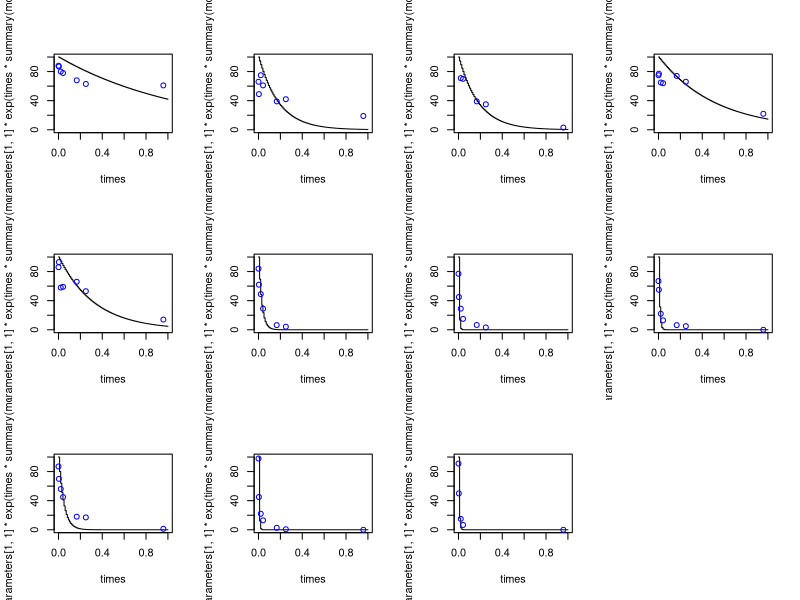
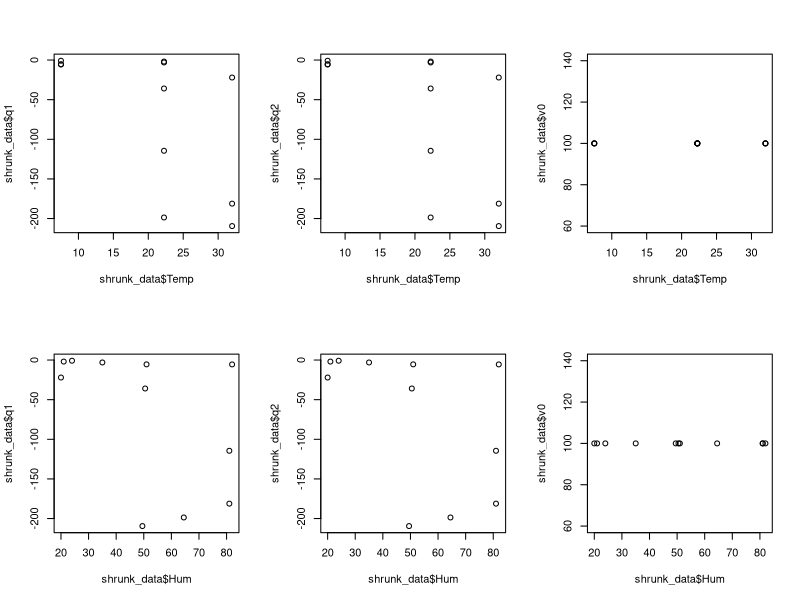
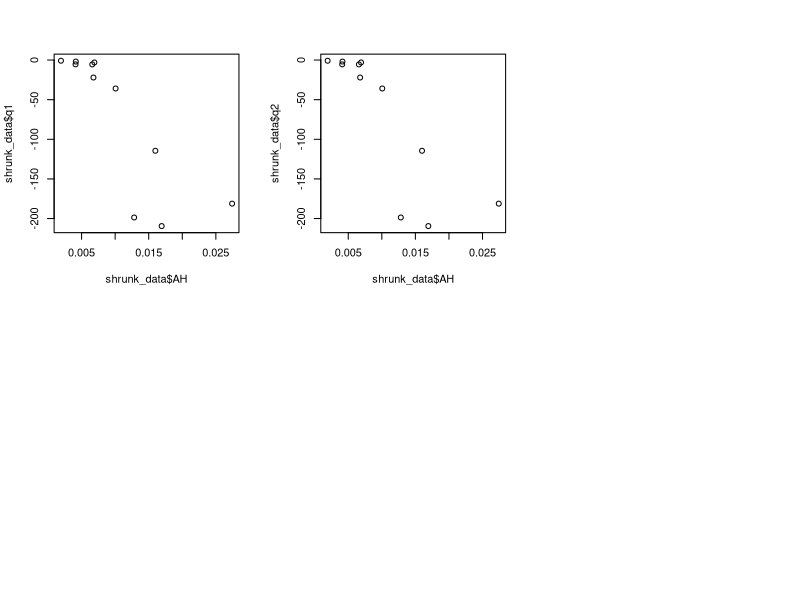
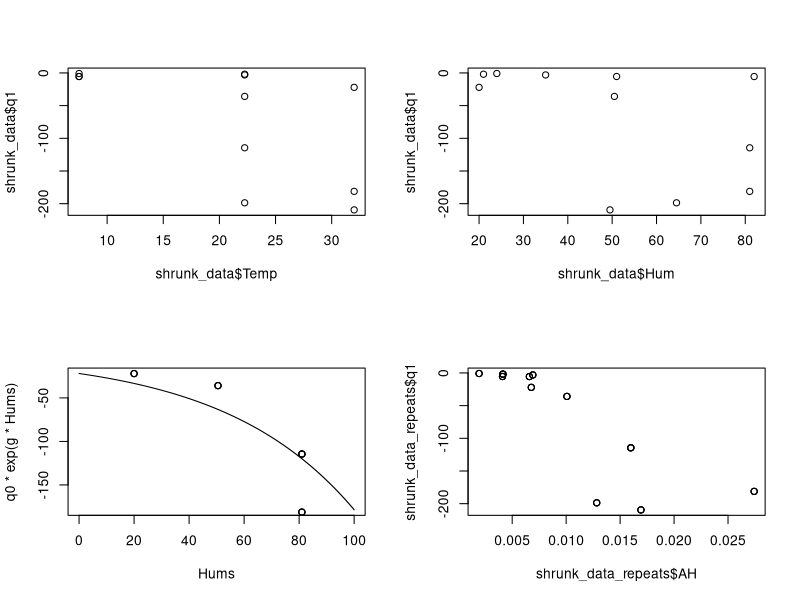
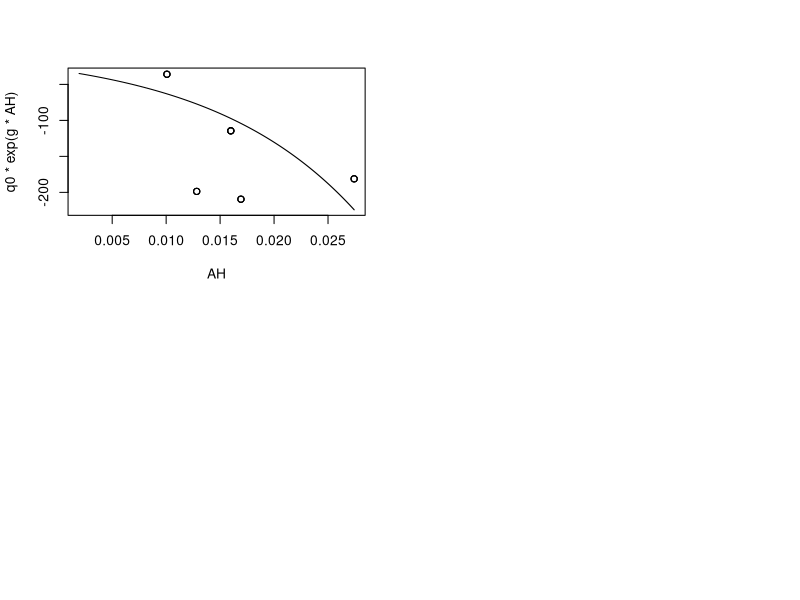

These charts were generated, in order, by the following R code:
#Harper







data<-read.csv("../../Data/converted harper 1961.csv",header =F)
# in this dataset nil becomes 0, trace or n.d becomes NA,and the midpoint of the range is used
#where there is a range I have used the midpoint
data<-as.data.frame(data)
data

viability<-as.vector(as.matrix((data[4:10,])))
formatted_data<-as.data.frame(matrix(nrow=length(viability),ncol = 11))
formatted_data[,5]<-viability
formatted_data[,4]<-rep(c(1/60/60/24,1/12/24,1/2/24,1/24,4/24,6/24,23/24),length(viability)/7)
formatted_data[,6]<-rep(1:11,each=7)

formatted_data[,1]<-rep(as.vector(as.matrix((data[1,]))),each=7)
formatted_data[,2]<-rep(as.vector(as.matrix((data[2,]))),each=7)
formatted_data[,3]<-rep(as.vector(as.matrix((data[3,]))),each=7)
colnames(formatted_data)<-c("Temp","Hum","Rep","Time","Viability","Experiment","q1","v0","q2","aic1","aic2")
formatted_data

formatted_data$AH<-c(rep(0.00193,7),rep(0.00410,7),rep(0.00659,7),rep(0.00414,7),rep(0.00691,7),rep(0.01007,7),rep(0.01283,7),rep(0.01599,7),rep(0.00677,7),rep(0.01693,7),rep(0.02742,7))


require("minpack.lm")

times<-seq(0,1,length.out = 100)
par(mfrow=c(3,4))
for (i in (unique(formatted_data$Experiment))){
  data_subset<-formatted_data[which(formatted_data[,6]==i),]
  #this is model 2 
  model<-nlsLM(Viability~100*exp(q*Time),data=data_subset,start=list(q=-10))
  #plot(times,100*exp(times*summary(model)$parameters[1,1]),"s",ylim=c(0,100))
  #points(data_subset$Time,data_subset$Viability,col="blue",cex=1)
  formatted_data[which(formatted_data[,6]==i),11]<-AIC(model) 
  
  formatted_data[which(formatted_data[,6]==i),9]<-summary(model)$parameters[1,1]
  #this is model one
  model<-nlsLM(Viability~v0*exp(q*Time),data=data_subset,start=list(v0=100,q=-5),lower = c(v0=0  ,q=-300),upper = c(v0=100  ,q=000))
  #
  #without limits results look better? not sure which makes more biological sense
  
  formatted_data[which(formatted_data[,6]==i),7]<-summary(model)$parameters[2,1]
  formatted_data[which(formatted_data[,6]==i),8]<-summary(model)$parameters[1,1] 
  formatted_data[which(formatted_data[,6]==i),10]<-AIC(model)
  plot(times,summary(model)$parameters[1,1]*exp(times*summary(model)$parameters[2,1]),"s",ylim=c(0,100))
  points(data_subset$Time,data_subset$Viability,col="blue",cex=1)
}
formatted_data
shrunk_data<-formatted_data[seq(1,77,by=7),c(1,2,3,6,7,8,9,10,11,12)]
#https://planetcalc.com/2167/
shrunk_data
#first model best for all but 1 eg so just use first model?
par(mfrow=c(2,3))
plot(shrunk_data$Temp,shrunk_data$q1)
plot(shrunk_data$Temp,shrunk_data$q2)
plot(shrunk_data$Temp,shrunk_data$v0)
plot(shrunk_data$Hum,shrunk_data$q1)
plot(shrunk_data$Hum,shrunk_data$q2)
plot(shrunk_data$Hum,shrunk_data$v0)

plot(shrunk_data$AH,shrunk_data$q1)
plot(shrunk_data$AH,shrunk_data$q2)

par(mfrow=c(2,2))
plot(shrunk_data$Temp,shrunk_data$q1)

plot(shrunk_data$Hum,shrunk_data$q1)


shrunk_data_repeats<-as.data.frame(matrix(NA,ncol=ncol(shrunk_data),nrow = sum(shrunk_data$Rep)))
colnames(shrunk_data_repeats)=colnames(shrunk_data)
index<-0
for (i in 1:nrow(shrunk_data)) {
  shrunk_data_repeats[(index+1):(index+shrunk_data$Rep[i]) , ] <-shrunk_data[i,]
  index<-index+shrunk_data$Rep[i]
}

Hums<-seq(0,100,length.out = 1000)
Hum_Model<-nlsLM(q1~q0*exp(Hum*g),data=shrunk_data_repeats[,c(2,5)],start = list(g=0,q0=0))
g<-summary(Hum_Model)$coefficients[1,1]
q0<-summary(Hum_Model)$coefficients[2,1]

plot(Hums,q0*exp(g*Hums),"s")
points(shrunk_data_repeats$Hum,shrunk_data_repeats$q1)
shrunk_data_repeats

#result of all this is that equation for how b responds to temp is 
#(b0 * exp (g * Temps))
q0
#-21.98
g
#0.0209
###AH
plot(shrunk_data_repeats$AH,shrunk_data_repeats$q1)

AH<-seq(min(formatted_data$AH),max(formatted_data$AH),length.out = 1000)
AH_Model<-nlsLM(q1~q0*exp(AH*g),data=shrunk_data_repeats[,c(5,10)],start = list(g=0,q0=0))
g<-summary(AH_Model)$coefficients[1,1]
q0<-summary(AH_Model)$coefficients[2,1]

g 
#73.00948
q0
#-30.30238

#plot(shrunk_data_repeats$AH,shrunk_data_repeats$q1)
plot(AH,q0*exp(g*AH),"s")
points(shrunk_data_repeats$AH,shrunk_data_repeats$q1)
shrunk_data_repeats
